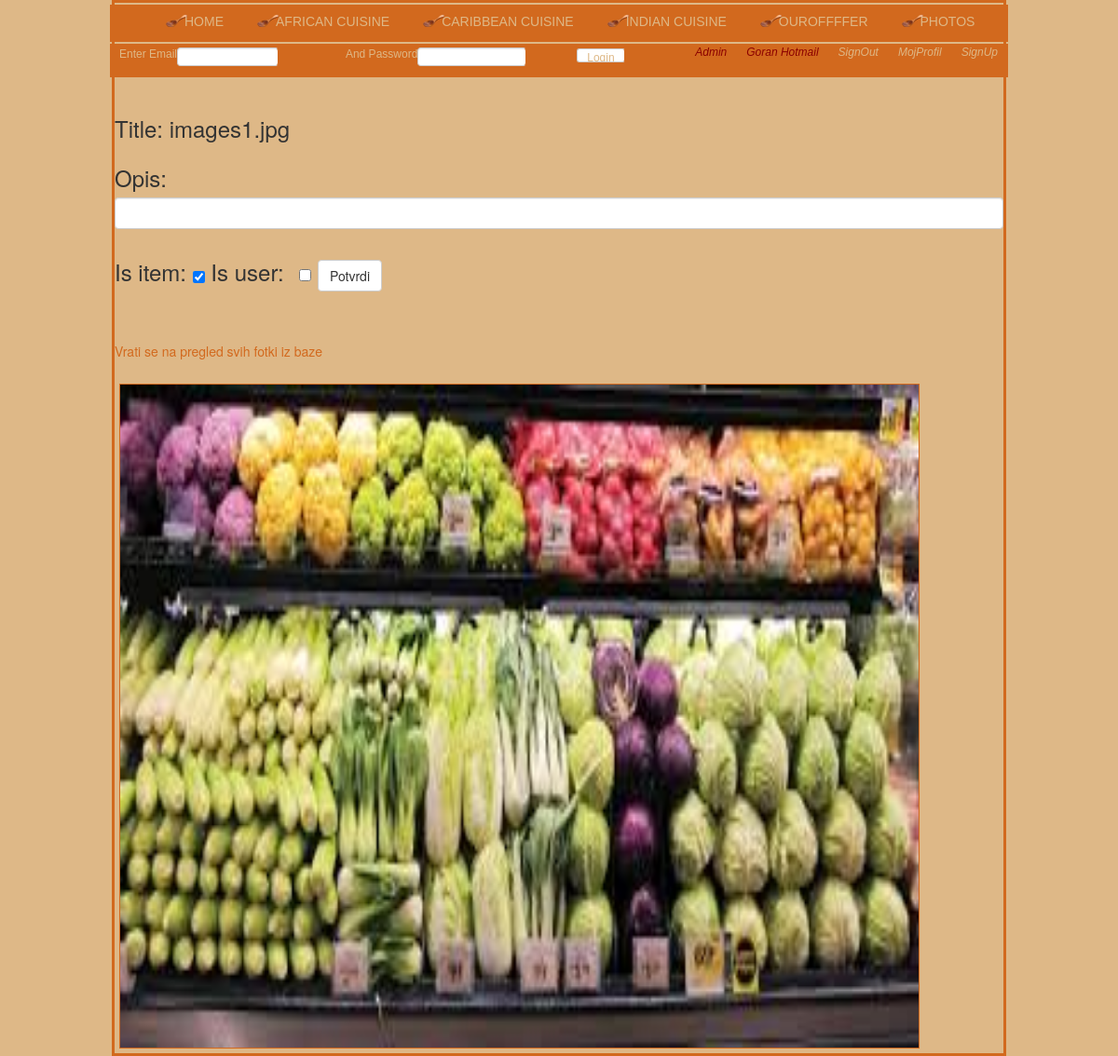
The page /showPhoto.php?photoid=3 (signed in) on the database its author committed.
### tables this page shows
CREATE TABLE IF NOT EXISTS `photo` (
  `id` int(11) NOT NULL,
  `title` varchar(250) NOT NULL,
  `description` varchar(250) NOT NULL,
  `is_item` tinyint(1) DEFAULT NULL,
  `is_photo` tinyint(1) DEFAULT NULL
);

### class/PhotoDAO.php (called while the page is built, shortened)
<?php
class PhotoDAO {
    public function showPhoto($photoid){
        $dbConn = new DbConnection();
        $connection = $dbConn->connectToDB();
        $sqlphoto = "SELECT * FROM photo WHERE id = {$photoid}";
        if (!$resultsphoto = $connection->query($sqlphoto)){
            die('Ne mogu da izvrsim upit --showPhoto-- 1 zbog ['. $connection->error
                . "]");
        }
        $rowphoto = $resultsphoto->fetch_assoc();
        return $rowphoto;
    }
}

### showPhoto.php (the view, shortened to what this page needs)
<?php
include "header2.php";
include "class/PhotoDAO.php";
$photoDao = new PhotoDAO();
if(isset($_GET['photoid'])){
    $photoid = $_GET['photoid'];
    $rowphoto = $photoDao->showPhoto($photoid);
}
?>
<br />
<?php
    if($is_admin == 1){  ?>
<form method="post" action="showPhotos.php">
    <h3>Title:
    <?php echo $rowphoto['title']; ?><br /><br />
    Opis:<p class="form-control-static">
    <input type="textarea" class="form-control" rows="3" name="description" value="<?php echo $rowphoto['description']; ?>">
    </p>
    <br />
    Is item: <input type="checkbox" class="checkbox-inline" name="is_item" value="" <?php if($rowphoto['is_item'] == 1) echo "checked"; ?> >
    Is user: <input type="checkbox" class="checkbox-inline" name="is_user" value="" <?php if($rowphoto['is_photo'] == 1) echo "checked"; ?> >
    <input type="submit" class="btn btn-default" name="submit" value="Potvrdi">
    </h3>
</form>
<br /><br />
    <?php } ?>
<a href="showPhotos.php">Vrati se na pregled svih fotki iz baze</a>
<br /><br />
<?php if($rowphoto['is_item'] == 1){ ?>
<img src= "<?php echo LOCAL_URL; ?>/photo/item/<?php echo $rowphoto['title']; ?>" style="width:90%; height:90%; float: inherit" alt="Item Photo">
<?php }else{ ?>
    <img src= "<?php echo LOCAL_URL; ?>/photo/user/<?php echo $rowphoto['title']; ?>" style="width:90%; height:90%; float: inherit" alt="Item Photo">
<?php } ?>

### style.css (style rules this page uses)
body { width: 960px; margin: auto; background-color: #deb887; border: solid chocolate; }
a { color: chocolate; }
img { height: 150px; width: 130px; align: left; margin: 5px; border: 1px ridge chocolate; }

### rows shown on the page
photo: title "images1.jpg", is_item "☑", title (picture)

### other values the page prints
$_SESSION['name'] "Goran Hotmail"
